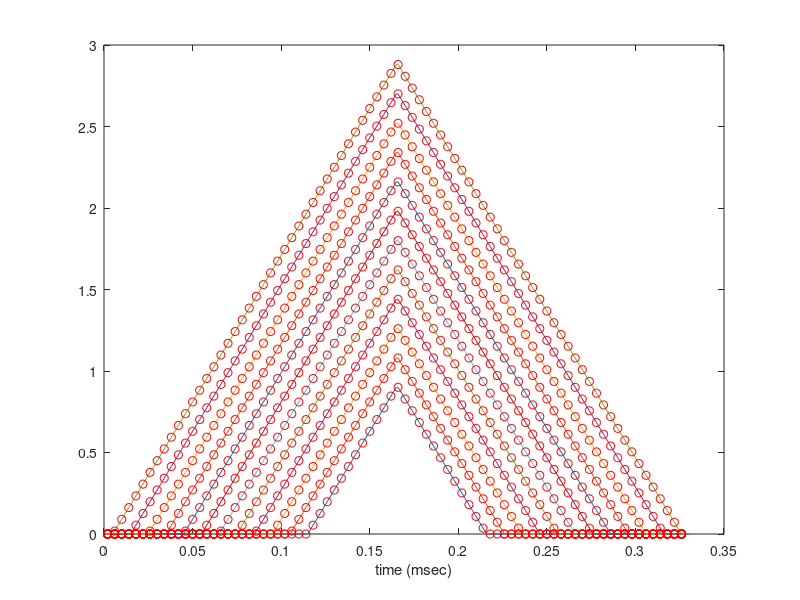

Write the MATLAB code that produced this figure. (Note: this script raises an error after producing the figure.)
function makegirf
% Play gradients proposed in Vannesjo et al, MRM 69:583-593 (2013):
% 12 triangular gradients with same slew rate but different time-to-peak.
%
% $Id: makegirf.m,v 1.1 2017/09/19 16:20:57 jfnielse Exp $

mxg = 5;               % max gradient (Gauss/cm)
mxs = 18e3;            % max gradient slew rate (Gauss/cm/sec)

TimeToPeakUs = [50:10:160];  % microseconds

% construct triangular gradients (using 1 us dwell time)
for ip = numel(TimeToPeakUs):-1:1
	dwell = 1e-6;
	np = TimeToPeakUs(ip);       % number of 1 us samples to peak
	dg = mxs*dwell;              % change in gradient per 1 microsecond sample (Gauss/cm)
	gtmp = (0:dg:(dg*np))';
	gtmp = [zeros(4,1); gtmp];
	gtmp = [gtmp; flipud(gtmp)];

	if ip < numel(TimeToPeakUs)
		dn = N - numel(gtmp);
		gtmp = [zeros(dn/2,1); gtmp; zeros(dn/2,1)];
		G(:,ip) = gtmp;
	else
		G(:,ip) = gtmp;
		N = size(G,1);
	end
end

T = dwell:dwell:(dwell*N);
plot(1e3*T,G);
xlabel('time (msec)');
hold on;

% interpolate to 4us dwell time
dwell2 = 4e-6;          % gradient dwell (update) time, sec
T2 = dwell2/2:dwell2:(dwell*N-dwell/2);
G = interp1(dwell:dwell:(dwell*N), G, T2);
plot(1e3*T2,G,'ro')

% write to .mod file
N = size(G,1);
paramsint16 = [0 N 0 N];
mat2mod(0.002*ones(size(G)), 0*G, G, 0*G, 0*G, 90, 'readout.mod', 'GIRF calibration waveforms');
plotmod('readout.mod');

return;

% EOF
